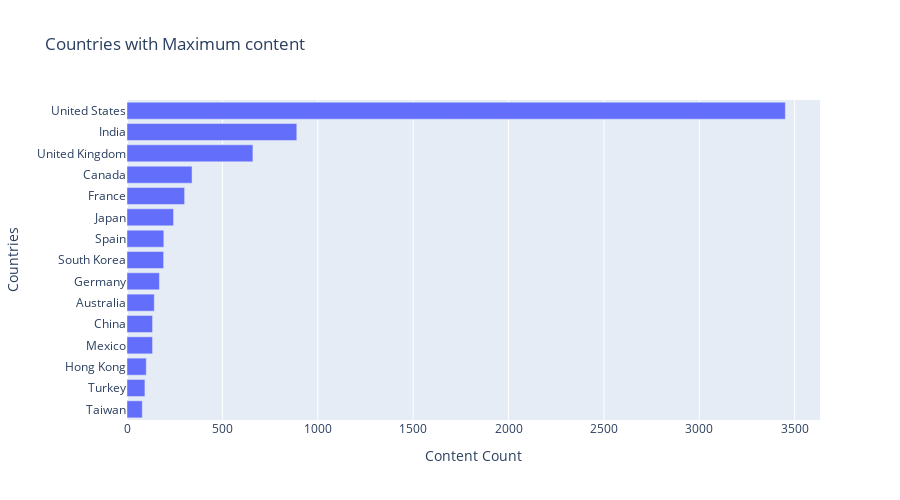

Notebook code for this chart:
### Code cell
# Plot bar chart for the top 15 countries with Maximum content.

trace=go.Bar(x=top_countries['count'][::-1],y=top_countries['country'][::-1],orientation='h')

data = [trace]
layout = go.Layout(title="Countries with Maximum content", height=500 ,legend=dict(x=0.1, y=1.1))

fig = go.Figure(data, layout=layout)

fig.update_xaxes(title_text='Content Count')
fig.update_yaxes(title_text='Countries')

fig.show()

fig.write_image("./Plots/Countries with Maximum Content.jpeg")

### Figure 1 — Plotly figure (JSON) as saved in the notebook; plotly's stock layout.template omitted (floating-point values rounded to 4 significant figures)
{"data": [{"orientation": "h", "type": "bar", "x": [80, 94, 101, 134, 134, 143, 170, 192, 193, 244, 302, 341, 660, 890, 3451], "y": ["Taiwan", "Turkey", "Hong Kong", "Mexico", "China", "Australia", "Germany", "South Korea", "Spain", "Japan", "France", "Canada", "United Kingdom", "India", "United States"]}], "layout": {"height": 500, "legend": {"x": 0.1, "y": 1.1}, "title": {"text": "Countries with Maximum content"}, "xaxis": {"title": {"text": "Content Count"}}, "yaxis": {"title": {"text": "Countries"}}}}
